Frame 1 (no input): blank canvas, image omitted
Frame 60 (the mouse pressed at the canvas centre just before this capture): blank canvas, image omitted
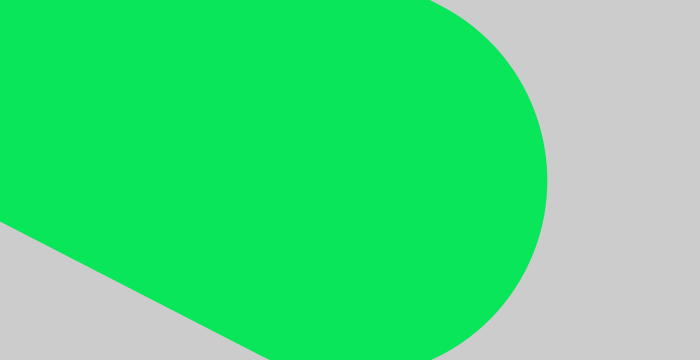
Frame 120 (the mouse held since frame 60 and released just before this capture)

The Processing sketch whose frames 1 and 60 were blank and that drew this single picture after the mouse press (run headless with seeded random() and noise(); from frame 60 on, the mouse is pressed at the canvas centre):

// Processing sketch: processing_115786
// ── processing_115786.pde

float x;
float y;
float px;
float py;

void setup() {
  size(700, 360);
  smooth();
  //stroke(0, 58);
  stroke(9,230,89);
  //fill (9,230,89);
}

//void draw() {
 void draw () {
      if (mousePressed == true) { 
        stroke(9,230,89);
  float targetX = mouseX;
  x += (targetX - x) ;
  float targetY = mouseY;
  y +=(targetY - y) ;
  float weight = dist(x,y,px,py);
  strokeWeight (weight);
  line(x,y,px,py);
  py=y;
  px=x; 
    } 
 if (mousePressed == false) {   
   stroke (98,0,150);
      float targetX = mouseX;
  x += (targetX - x) ;
  float targetY = mouseY;
  y +=(targetY - y) ;
  float weight = dist(x,y,px,py);
  strokeWeight (weight);
  line(x,y,px,py);
  py=y;
  px=x;
 }
 }
